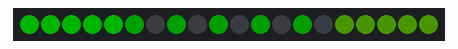
Bench run of a sketch on a simulated Arduino Uno, built with avr-gcc and run on an emulated ATmega328P. Parts: 20 RGB LEDs in strip order, left to right. Dim RGB values are drawn brighter than linear; colours are those a GRB WS2812 strip shows for the declared byte order.

Above: at 0.15 s.
At 4.67 s:
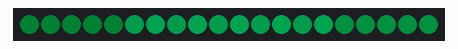
At 9.78 s:
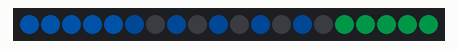
At 19.71 s:
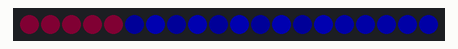
At 29.64 s:
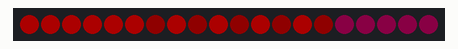
At 39.57 s:
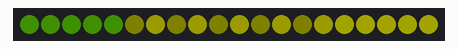

The sketch:

ico_palette.ino
```cpp
#include "FastLED.h"

#define DATA_PIN 7
#define COLOR_ORDER RGB
#define LED_TYPE WS2812
#define NUM_LEDS 20

uint8_t max_bright = 64;
struct CRGB leds[NUM_LEDS];
CRGBPalette16 current_palette = RainbowStripeColors_p;

int icosahedron[4][5];

uint8_t pal_index = 0;
uint8_t delta = 8;
uint8_t increment = 1;
uint8_t ico_delay = 20;

void setup(){
	LEDS.addLeds<LED_TYPE,DATA_PIN,COLOR_ORDER>(leds, NUM_LEDS);
	FastLED.setBrightness(max_bright);
	set_max_power_in_volts_and_milliamps(5, 1000);

	// Set icosahedron matrix to call via leds[icosahedron[height][pixel]]
	for (int i = 0; i < 5; i++){
		icosahedron[0][i] = i;
		icosahedron[1][i] = 5 + 2*i;
		icosahedron[2][i] = 6 + 2*i;
		icosahedron[3][i] = 15 + i;
	}
}

void loop(){
	ico_palette();
	FastLED.show();
	FastLED.delay(ico_delay);
}

void ico_palette(){
	for (int i = 0; i < 4; i++ ){
		for (int j = 0; j < 5; j++){
			leds[icosahedron[i][j]] = ColorFromPalette(current_palette, pal_index + i * delta, 255);
		}
	}
	pal_index += increment;
}
```
